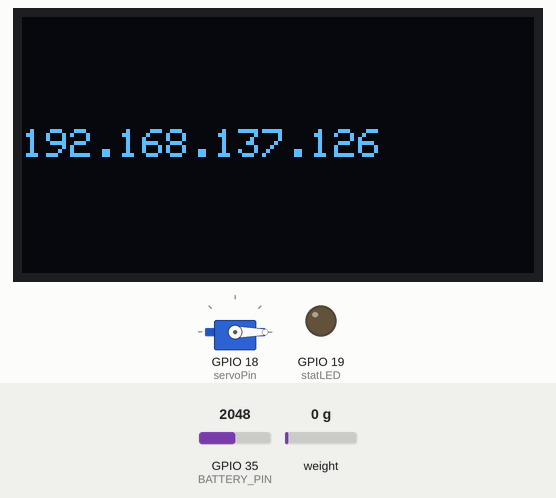
This sketch was run on a simulated ESP32. Parts: 128×64 one-colour display, servo, output pins drawn as LEDs (lit = HIGH). The test bench sets the inputs (shaded band); at power-on: weight on the scale 0 g, GPIO 35 (BATTERY_PIN) = 2048.

Above: at 1.1 s.
At 13.83 s:
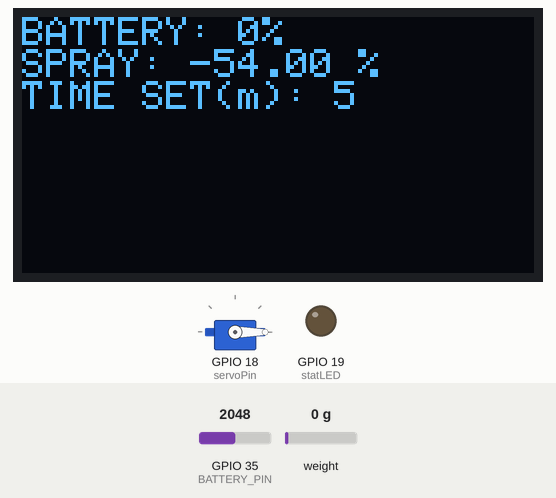
14.4 s: weight on the scale set to 100 g
At 17.2 s:
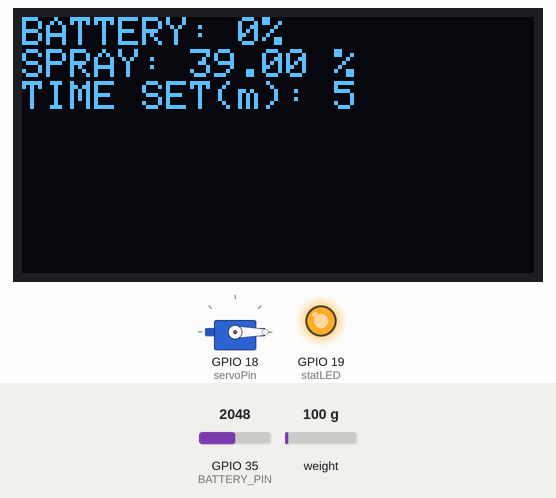
18.3 s: weight on the scale set to 1250 g
At 20.8 s:
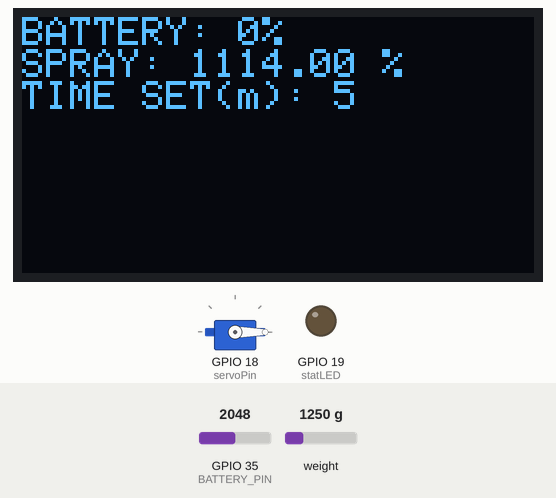
21.2 s: weight on the scale set to 2500 g
At 24.0 s:
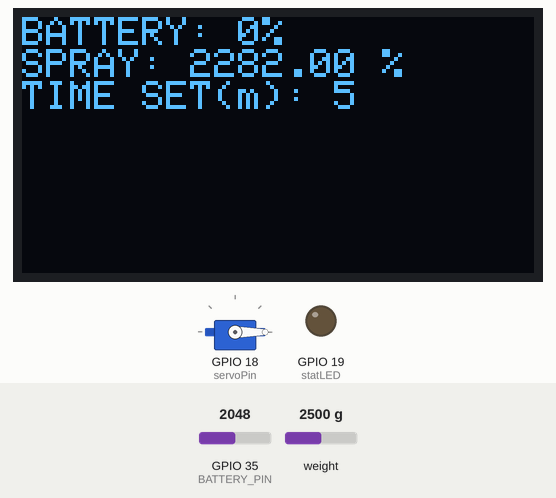
Timing chart, 0 to 30.1 s (numbered marks = the images above; inputs shaded):
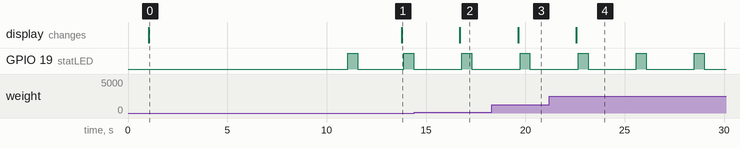

Measured:
- after the input at 14.4 s, the display: changes after 2.3 s (image 2)
- after the input at 18.3 s, the display: changes after 1.3 s (image 3)
- after the input at 21.2 s, the display: changes after 1.4 s (image 4)
- by itself, GPIO 19 (statLED): alternates HIGH for 0.50 s and LOW for 2.4 s
- what the display in image 0 shows lasts 12.7 s, from 1.1 s to 13.8 s

The sketch:

esp_servo_oled_load.ino
```cpp
#include <SPI.h>
#include <Wire.h>
#include <Adafruit_GFX.h>
#include <Adafruit_SSD1306.h>
#include <HX711.h>
#include <ESP32Servo.h>

#define OLED_RESET -1  // Reset pin not used
#define SCREEN_WIDTH 128
#define SCREEN_HEIGHT 64
#define SCREEN_ADDRESS 0x3C

Adafruit_SSD1306 display(SCREEN_WIDTH, SCREEN_HEIGHT, &Wire, OLED_RESET);
HX711 scale;
Servo servo;

const int loadCellDT = 32;   // HX711 DT pin
const int loadCellSCK = 33;  // HX711 SCK pin
const int servoPin = 18;    // Servo control pin
const int statLED = 19;   //status LED;
const int BATTERY_PIN = 35;  // Battery check pin

unsigned long previousMillis = 0;

int sprayDuration = 5;
int setTime = 0;
int servoPosition = 0;

bool pressed = false;

int batteryPercentage = 0;
int R1 = 27000; // 27K ohms
int R2 = 100000; // 100K ohms

void disp();
void spray();
void battery();
void buttonPress();

void setup() {

   pinMode(statLED,OUTPUT);
  // Initialize the I2C communication for the OLED display
  Wire.begin();

  // Initialize the OLED display
  display.begin(SSD1306_SWITCHCAPVCC, SCREEN_ADDRESS);
  display.clearDisplay();

  // Set up text size and color
  display.setTextSize(1.5);
  display.setTextColor(WHITE);

  // Initialize the load cell
  scale.begin(loadCellDT, loadCellSCK);
  scale.set_scale(620);  // Adjust this value to calibrate the load cell
  scale.tare();           // Set the current weight as the zero point

  // Initialize the servo motor
  servo.attach(servoPin);
  servo.write(servoPosition);  // Set the initial position of the servo motor

  // Display startup text
  display.setCursor(0, 28);
  display.println("192.168.137.126");
  display.display();
  delay(10000);
  display.clearDisplay();
}

void loop() {

  digitalWrite(statLED,HIGH);
  delay(500);
  digitalWrite(statLED,LOW);
  delay(2000);

  disp();
  spray();
  battery();
  buttonPress();  // Check for button press and update spray duration

}

void disp() {
  display.clearDisplay();
  display.setCursor(0, 0);
  float sprayLevel = map(scale.get_units(), 58, 165, 0.0, 100.0);

  display.print("BATTERY: ");
  display.print(batteryPercentage);
  display.println("%");

  display.print("SPRAY: ");
  display.print(sprayLevel);
  display.print(" %");
  display.println();

  if (scale.get_units() <= 58) {
    sprayLevel = 0;
  } else if (scale.get_units() >= 165) {
    sprayLevel = 100;
  }

  display.print("TIME SET(m): ");
  display.println(sprayDuration);

  display.display();
  delay(100);  // Adjust the delay as per your requirements
}

void spray() {
  unsigned long currentMillis = millis();
  unsigned long sprayDurationMillis = sprayDuration * 60000;

  if (currentMillis - previousMillis >= sprayDurationMillis) {
    for (int pos = 0; pos <= 180; pos += 1) {
      servo.write(pos);
      delay(10);
    }

//    for (int pos = 45; pos >= 0; pos -= 1) {
//      servo.write(pos);
//      delay(10);
//    }

    previousMillis = currentMillis; // Update the previousMillis value for the next spray cycle
  }
}

void battery (){
  int rawValue = analogRead(BATTERY_PIN);
  float voltage = (rawValue / 4095.0) * 3.3 * (R1 + R2) / R2; // Convert raw value to voltage using voltage divider formula
  int batteryPercentage = map(voltage * 1000, 3300, 4200, 0, 100); // Map voltage to percentage (assuming battery voltage range between 3.3V and 4.2V)

  }

void buttonPress() {
  // Assuming you have button handling code that sets 'pressed' and 'setTime' variables

  if (pressed) {
    sprayDuration = setTime;
    previousMillis = millis(); // Reset the spray timer
    pressed = false;
  }
}
```
